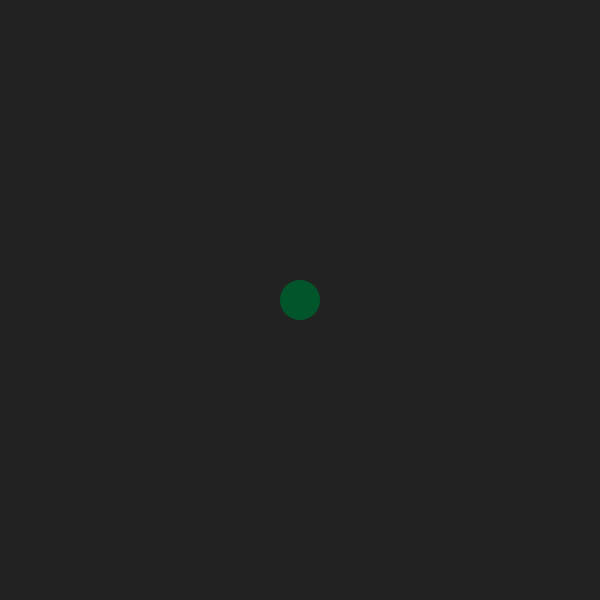
Frame 1 (no input)
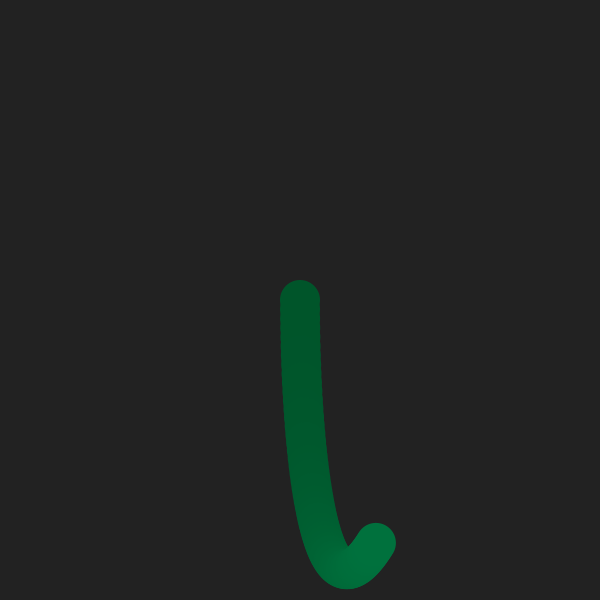
Frame 60 (the mouse pressed at the canvas centre just before this capture)
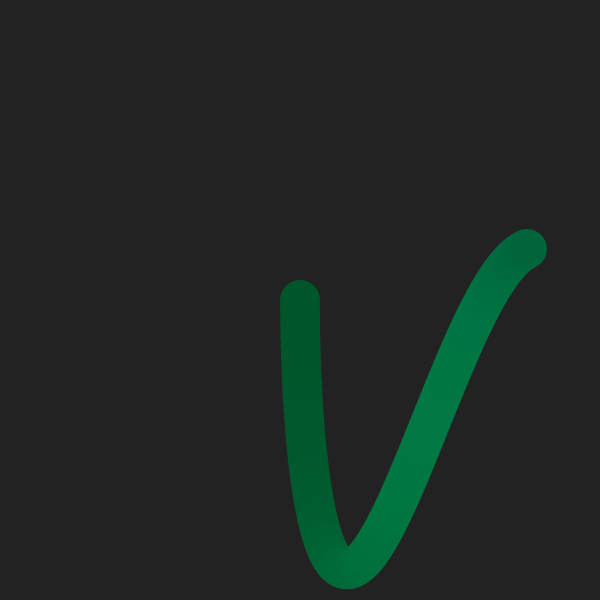
Frame 120 (the mouse held since frame 60 and released just before this capture)

The Processing sketch that drew these frames (run headless with seeded random() and noise(); from frame 60 on, the mouse is pressed at the canvas centre):

// Processing sketch: sketch_46
// ── sketch_46.pde
// episode 46 fun programming
// create beautiful curves with lots of sin() calls

float a = 0;

void setup() {
  size(600, 600);
  background(#222222);
  colorMode(HSB, 120);
}

void draw() {
  float x = map(sin(a)*sin(a*0.8), -1, 1, 0, width);
  float y = map(sin(a*1.1+1.5)*sin(a*3.1), -1, 1, 0, height);
  float co = map(sin(a*0.03),-1,1,0,100);
  float sz = map(sin(a*1.7)*sin(a*3.3),-1,1,5,30);
  float bri = map(sin(a*1.3)*sin(a*2.3),-1,1,20,60);
  
  fill(co,120,bri);
  ellipse(x,y,sz,sz);

  noStroke();
  ellipse(x, y,40,40);
  a = a + 0.01;
}
